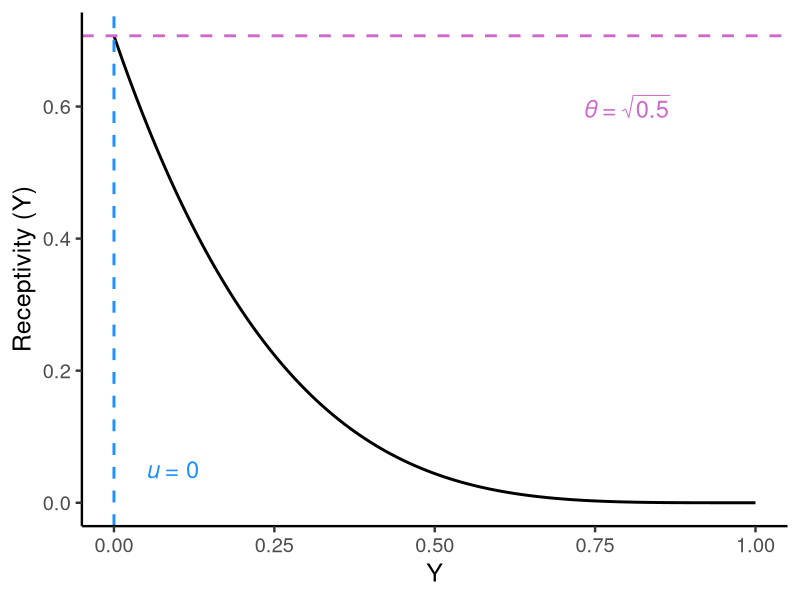
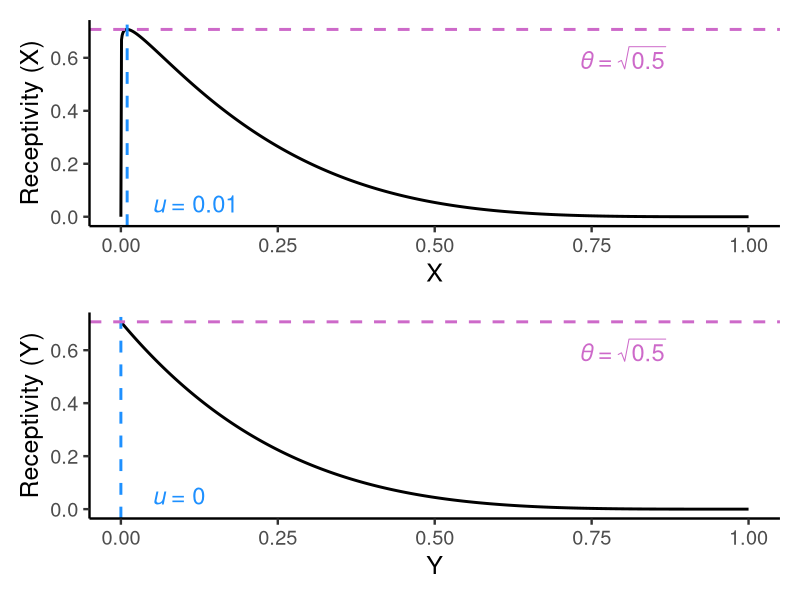

Reproduce these figures in R, in order.

library(ggplot2)
library(patchwork)

x <- seq(0, 1, length.out = 1000)
naive_x = 0.01
m = sqrt(0.5)
b = 5
Rx <- (m*x^((naive_x*(b-2)+1)/(1-naive_x) - 1) * (1-x)^(b-1)) / 
  (naive_x^((naive_x*(b-2)+1)/(1-naive_x)-1)*(1-naive_x)^(b-1))
data.x <- data.frame(x = x, Rx = Rx)

# "Canela Text", "Hoefler Text"


receptivity.x <- ggplot(data.x) + 
  geom_line(aes(x = x, y = Rx), linewidth = 1) + 
  geom_vline(aes(xintercept = naive_x), color = "dodgerblue1", linetype = 2, linewidth = 1) + 
  geom_hline(aes(yintercept = m), color = "orchid3", linetype = 2, linewidth = 1) +
  annotate("text", x = 0.05, y = 0.05, size = 6, color = "dodgerblue1", 
           label = expression(italic(u)~"= 0.01"), hjust = 0) + 
  annotate("text", x = 0.8, y = 0.6, size = 6, color = "orchid3", 
           label = expression(italic("\u03b8")~"="~sqrt(0.5))) + 
  labs(y = "Receptivity (X)", x = "X") +
  theme_classic(base_size = 18) #+ 
  #theme(text = element_text(family = "STIX Two Math"))

y <- seq(0, 1, length.out = 1000)
naive_y = 0
m = sqrt(0.5)
b = 5
Ry <- (m*x^((naive_y*(b-2)+1)/(1-naive_y) - 1) * (1-x)^(b-1)) / 
  (naive_y^((naive_y*(b-2)+1)/(1-naive_y)-1)*(1-naive_y)^(b-1))
data.y <- data.frame(y = y, Ry = Ry)

receptivity.y <- ggplot(data.y) + 
  geom_line(aes(x = y, y = Ry), linewidth = 1) + 
  geom_vline(aes(xintercept = naive_y), color = "dodgerblue1", linetype = 2, linewidth = 1) + 
  geom_hline(aes(yintercept = m), color = "orchid3", linetype = 2, linewidth = 1) +
  annotate("text", x = 0.05, y = 0.05, size = 6, color = "dodgerblue1", 
           label = expression(italic(u)~"= 0"), hjust = 0) + 
  annotate("text", x = 0.8, y = 0.6, size = 6, color = "orchid3", 
           label = expression(italic("\u03b8")~"="~sqrt(0.5))) + 
  labs(y = "Receptivity (Y)", x = "Y") +
  theme_classic(base_size = 18) #+ 
  # theme(text = element_text(family = "STIX Two Math"))
receptivity.y

receptivity_plot <- receptivity.x / receptivity.y
receptivity_plot

# ggsave(filename = "receptivity_combo_plot_thesis.png",
#        plot = receptivity_plot, path = "Plots/Plot Outputs",
#        device = "png", height = 6, width = 10, units = "in")

# ggsave(filename = "receptivity_combo_plot_labeled_lines.png",
#        plot = receptivity_plot, path = "Plots/Plot Outputs",
#        device = "png", height = 6, width = 10, units = "in")
